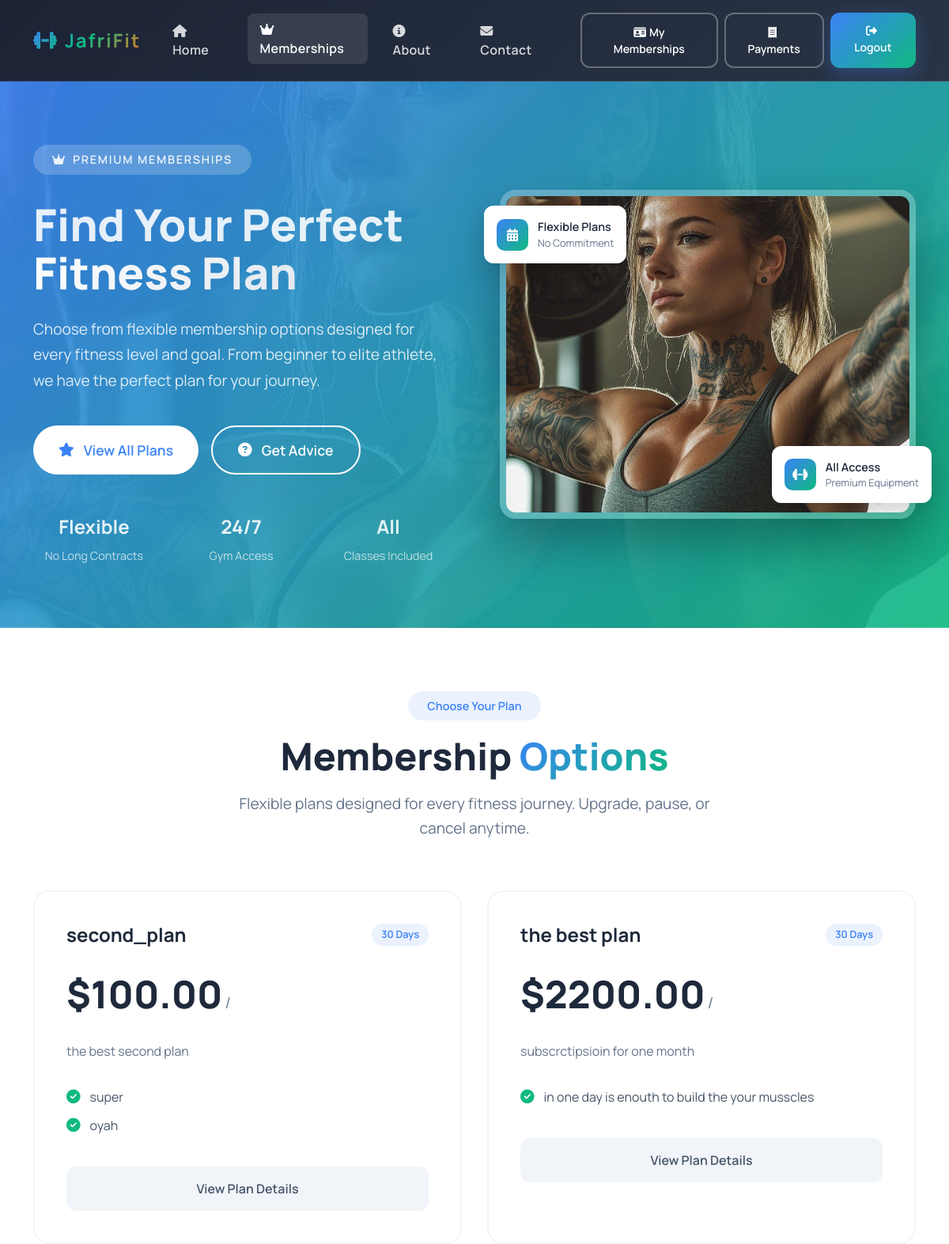
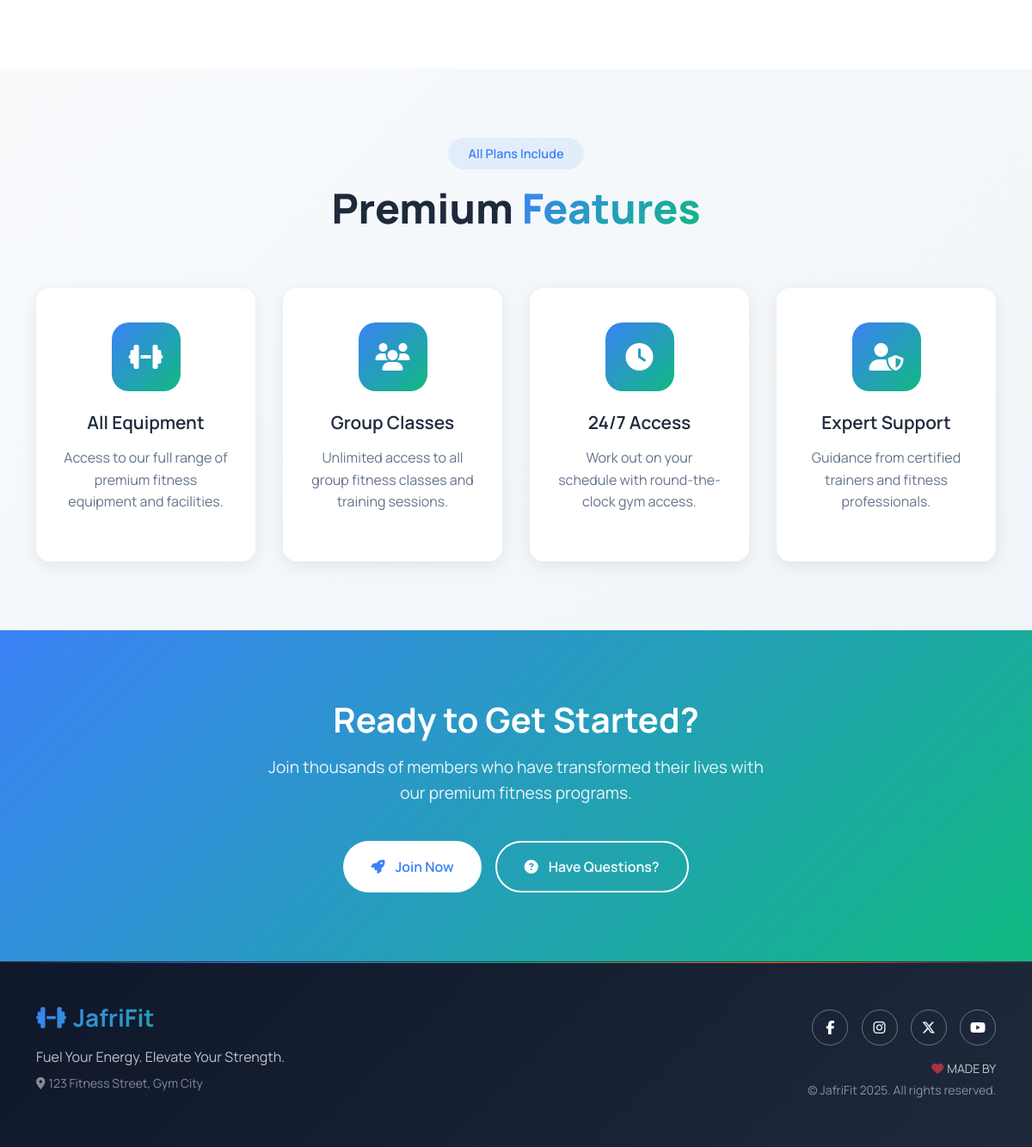
/memberships/ (signed in), run on the app's committed database (2 pictures, top to bottom).
### memberships/models.py (models this page shows, shortened)
class MembershipPlan(models.Model):
    name = models.CharField(max_length=100)
    slug = models.SlugField(unique=True)
    description = models.TextField(blank=True)
    price = models.DecimalField(max_digits=8, decimal_places=2)
    duration_days = models.PositiveIntegerField(default=30)
    is_active = models.BooleanField(default=True)
    featured = models.BooleanField(default=False)
    class Meta:
        ordering = ["price"]

class MembershipBenefit(models.Model):
    plan = models.ForeignKey(
        MembershipPlan, related_name="benefits", on_delete=models.CASCADE
    )
    text = models.CharField(max_length=255)
    highlight = models.BooleanField(default=False)

### memberships/views.py (the view)
# urls.py: path("", views.MembershipPlanListView.as_view(), name="plan_list"),
class MembershipPlanListView(ListView):
    template_name = "memberships/plan_list.html"
    queryset = MembershipPlan.objects.filter(is_active=True)
    context_object_name = "plans"

### core/context_processors.py (called while the page is built)
def site_settings(_request):
    return {
        "SITE_NAME": settings.SITE_NAME,
        "SITE_TAGLINE": settings.SITE_TAGLINE,
        "STRIPE_PUBLISHABLE_KEY": settings.STRIPE_PUBLISHABLE_KEY,
    }

### templates/memberships/plan_list.html (shortened to what this page needs)
{% extends "base.html" %}
{% load static %}
{% block content %}
<section class="memberships-hero">
  <div class="container">
    <div class="hero-content">
      <div class="hero-text">
        <div class="hero-badge">
          <i class="fas fa-crown"></i>
          Premium Memberships
        </div>
        <h1>Find Your Perfect <span>Fitness Plan</span></h1>
        <p class="hero-description">Choose from flexible membership options designed for every fitness level and goal. From beginner to elite athlete, we have the perfect plan for your journey.</p>
        <div class="hero-actions">
          <a href="#membership-plans" class="cta-button primary">
            <i class="fas fa-star"></i>
            View All Plans
          </a>
          <a href="{% url 'core:contact' %}" class="cta-button secondary">
            <i class="fas fa-question-circle"></i>
            Get Advice
          </a>
        </div>
        <div class="hero-stats">
          <div class="stat">
            <div class="stat-number">Flexible</div>
            <div class="stat-label">No Long Contracts</div>
          </div>
          <div class="stat">
            <div class="stat-number">24/7</div>
            <div class="stat-label">Gym Access</div>
          </div>
          <div class="stat">
            <div class="stat-number">All</div>
            <div class="stat-label">Classes Included</div>
          </div>
        </div>
      </div>
      <div class="hero-visual">
        <div class="main-image">
          <img src="{% static 'img/jafrifit-hero.jpg' %}" alt="Premium gym facilities at {{ SITE_NAME }}">
        </div>
        <div class="floating-card equipment">
          <div class="card-icon">
            <i class="fas fa-calendar-alt"></i>
          </div>
          <div class="card-text">
            <div class="card-title">Flexible Plans</div>
            <div class="card-subtitle">No Commitment</div>
          </div>
        </div>
        <div class="floating-card classes">
          <div class="card-icon">
            <i class="fas fa-dumbbell"></i>
          </div>
          <div class="card-text">
            <div class="card-title">All Access</div>
            <div class="card-subtitle">Premium Equipment</div>
          </div>
        </div>
      </div>
    </div>
  </div>
</section>
<section id="membership-plans" class="plans-section">
  <div class="container">
    <div class="section-header">
      <div class="section-badge">Choose Your Plan</div>
      <h2>Membership <span>Options</span></h2>
      <p class="section-description">Flexible plans designed for every fitness journey. Upgrade, pause, or cancel anytime.</p>
    </div>
    <div class="plans-grid">
      {% for plan in plans %}
      <div class="plan-card {% if plan.featured %}featured{% endif %}">
        <div class="plan-header">
          <h3>{{ plan.name }}</h3>
          <div class="duration-badge">{{ plan.duration_days }} Days</div>
        </div>
        <div class="plan-price">
          <span class="price">${{ plan.price }}</span>
          <span class="period">/{{ plan.get_billing_cycle_display }}</span>
        </div>
        <p class="plan-description">{{ plan.description|default:"Perfect for building strength and endurance." }}</p>
        <div class="plan-benefits">
          {% for benefit in plan.benefits.all %}
          <div class="benefit">
            <i class="fas fa-check-circle"></i>
            <span>{{ benefit.text }}</span>
          </div>
          {% endfor %}
        </div>
        <a href="{% url 'memberships:plan_detail' plan.slug %}" class="plan-button {% if plan.featured %}primary{% else %}secondary{% endif %}">
          {% if plan.featured %}
          <i class="fas fa-bolt"></i>
          Get Started
          {% else %}
          View Plan Details
          {% endif %}
        </a>
      </div>
      {% empty %}
      <div class="no-plans">
        <i class="fas fa-info-circle"></i>
        <h3>Plans Coming Soon!</h3>
        <p>We're preparing amazing membership plans for you. Check back soon!</p>
      </div>
      {% endfor %}
    </div>
  </div>
</section>
<section class="features-section">
  <div class="container">
    <div class="section-header">
      <div class="section-badge">All Plans Include</div>
      <h2>Premium <span>Features</span></h2>
    </div>
    <div class="features-grid">
      <div class="feature-card">
        <div class="feature-icon">
          <i class="fas fa-dumbbell"></i>
        </div>
        <h3>All Equipment</h3>
        <p>Access to our full range of premium fitness equipment and facilities.</p>
      </div>
      <div class="feature-card">
        <div class="feature-icon">
          <i class="fas fa-users"></i>
        </div>
        <h3>Group Classes</h3>
        <p>Unlimited access to all group fitness classes and training sessions.</p>
      </div>
      <div class="feature-card">
        <div class="feature-icon">
          <i class="fas fa-clock"></i>
        </div>
        <h3>24/7 Access</h3>
        <p>Work out on your schedule with round-the-clock gym access.</p>
      </div>
      <div class="feature-card">
        <div class="feature-icon">
          <i class="fas fa-user-shield"></i>
        </div>
        <h3>Expert Support</h3>
        <p>Guidance from certified trainers and fitness professionals.</p>
      </div>
    </div>
  </div>
</section>
<section class="final-cta">
  <div class="container">
    <div class="cta-content">
      <h2>Ready to Get Started?</h2>
      <p>Join thousands of members who have transformed their lives with our premium fitness programs.</p>
      <div class="cta-actions">
        <a href="{% url 'accounts:register' %}" class="cta-button primary">
          <i class="fas fa-rocket"></i>
          Join Now
        </a>
        <a href="{% url 'core:contact' %}" class="cta-button secondary">
          <i class="fas fa-question-circle"></i>
          Have Questions?
        </a>
      </div>
    </div>
  </div>
</section>
{% endblock content %}

### static/css/gymfit.css (style rules this page uses)
body { font-family: "Manrope", "Poppins", "Helvetica Neue", Arial, sans-serif; color: var(--color-text-primary); background-color: var(--color-background); }
:root { --color-background: #f4f6fb; --color-surface: #ffffff; --color-surface-muted: #edf2fe; --color-surface-highlight: #f9fbff; --color-text-primary: #0b1f33; --color-text-muted: #5f6c8f; --color-border: rgba(11, 31, 51, 0.08); --color-primary: #2563eb; --color-primary-dark: #1d4ed8; --color-accent: #14b8a6; --color-warm: #f97316; --gradient-brand: linear-gradient(120deg, #2563eb 0%, #14b8a6 55%, #f97316 100%); --gradient-surface: linear-gradient(140deg, rgba(37, 99, 235, 0.08), rgba(20, 184, 166, 0.08) 55%, rgba(249, 115, 22, 0.08)); }
.hero-badge { background: rgba(255, 255, 255, 0.16); border-radius: 999px; padding: 0.4rem 1.2rem; font-size: 0.75rem; text-transform: uppercase; letter-spacing: 0.12em; }
.hero-text { font-size: 1.1rem; color: rgba(255, 255, 255, 0.88); max-width: 36rem; }

### data on the page
MembershipPlan: name "second_plan", duration_days "30", price "100.00", description "the best second plan", featured "View Plan Details"
MembershipBenefit: text "super"
MembershipBenefit: text "oyah"
MembershipPlan: name "the best plan", duration_days "30", price "2200.00", description "subscrctipsioin for one month", featured "View Plan Details"
MembershipBenefit: text "in one day is enouth to build the your musscles"

### other printed values
{{ SITE_NAME }} "JafriFit"
{{ SITE_TAGLINE }} "Fuel Your Energy. Elevate Your Strength."
